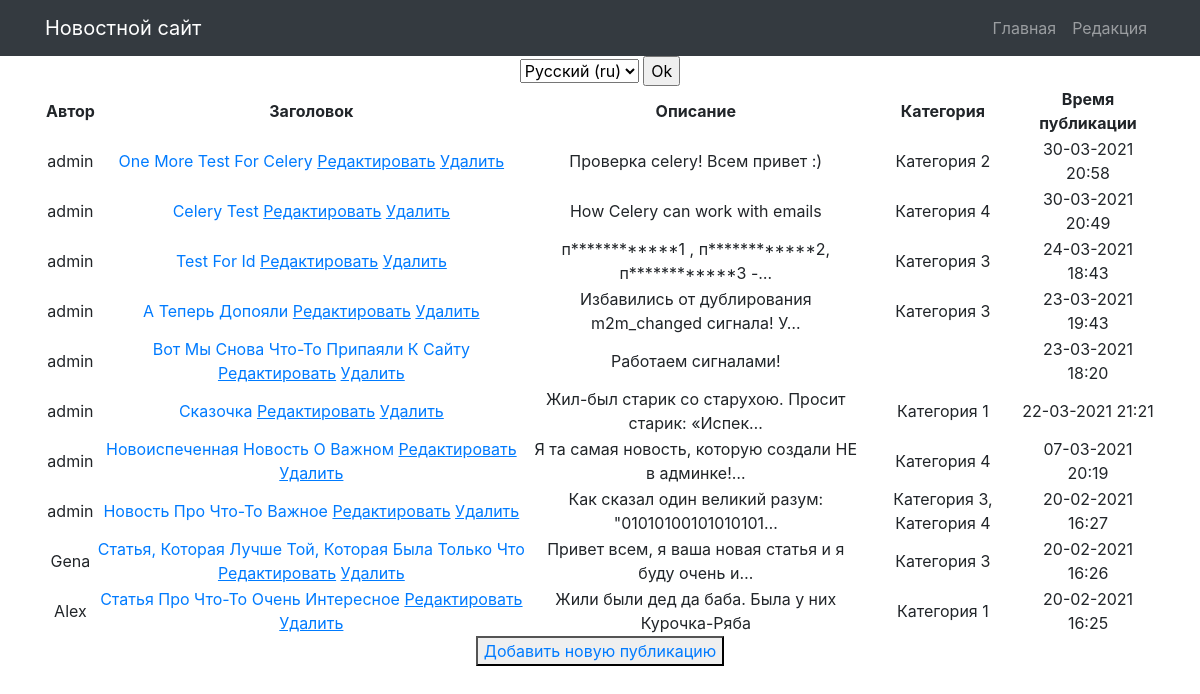
The app's page /full/ (signed in), older data.
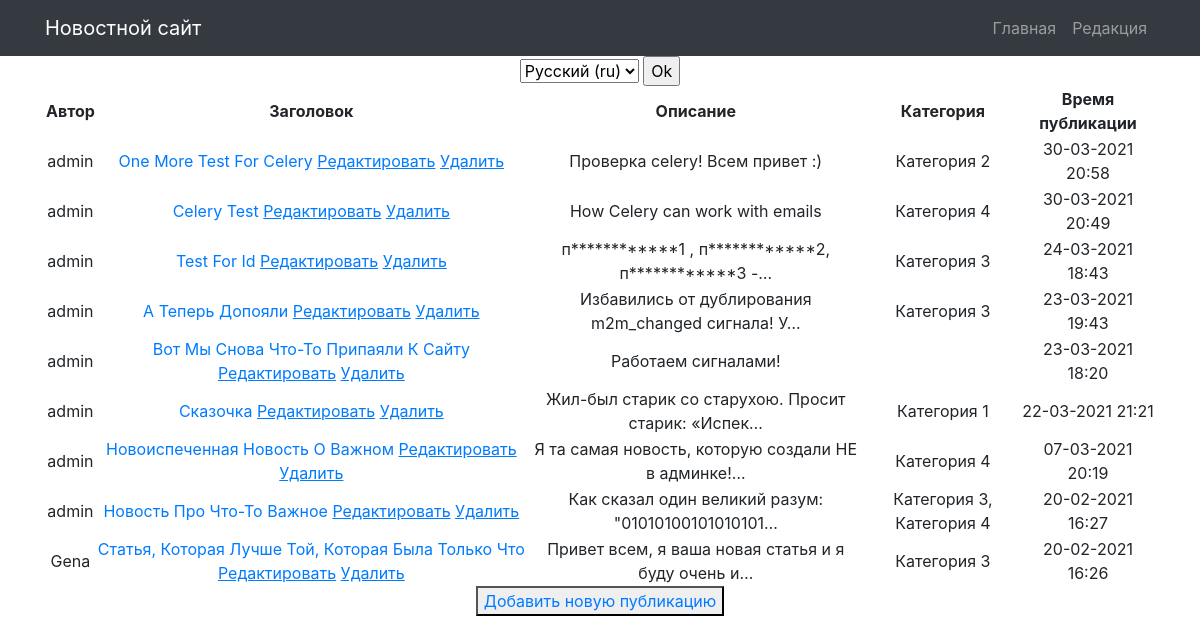
The same page, newer data.
### news/models.py (models this page shows, shortened)
class Post(models.Model):
    ARTICLE_TYPES = (
        ('news', 'Новости'), ('article', 'Статья')
    )
    article_author = models.ForeignKey(Author, on_delete=models.CASCADE, verbose_name=_('Автор статьи или новости'),
                                       related_name='posts')
    article_choice = models.CharField(max_length=50, choices=ARTICLE_TYPES)
    article_time_in = models.DateTimeField(auto_now_add=True, verbose_name=_('Дата создания'))
    article_category = models.ManyToManyField(Category, verbose_name=_('Категория публикации'))
    article_title = models.CharField(max_length=255, verbose_name=_('Название статьи или новости'))
    article_text = models.TextField(verbose_name=_('Основной текст статьи'))
    article_rating = models.IntegerField(default=0, verbose_name=_('Рейтинг публикации'))
    class Meta:
        verbose_name = _('Публикация')
        verbose_name_plural = _('Публикации')

class Author(models.Model):
    author_user = models.OneToOneField(User, on_delete=models.CASCADE, verbose_name=_('Автор'))
    author_rating = models.IntegerField(default=0, verbose_name=_('Рейтинг автора'))
    def __str__(self):
        return self.author_user.username
    class Meta:
        verbose_name = _('Автор')
        verbose_name_plural = _('Авторы')

class Category(models.Model):
    category_name = models.CharField(max_length=255, unique=True, verbose_name=_('Наименование категории'))
    category_subscriber = models.ManyToManyField(User, blank=True, verbose_name=_('Подписчик категории'))
    def __str__(self):
        return self.category_name
    class Meta:
        verbose_name = _('Категория')
        verbose_name_plural = _('Категории')

### news/views.py (the view)
# urls.py: path('full/', FullNews.as_view(), name='posts_full'),
class FullNews(LoginRequiredMixin, PermissionRequiredMixin, ListView):
    model = Post
    template_name = 'posts_full.html'
    context_object_name = 'posts'
    ordering = ['-article_time_in']
    permission_required = ('news.view_post',)
    def get_context_data(self, **kwargs) -> dict:
        context = super().get_context_data(**kwargs)
        context['filter'] = NewsFilter(self.request.GET, queryset=self.get_queryset())
        context['is_not_author'] = not self.request.user.groups.filter(name='authors').exists()
        return context

### news/templatetags/custom_filters_and_tags.py (called while the page is built)
@register.filter(name='censor')
@stringfilter
def censor(value):
    forbidden_words = ["плохое слово 1", "плохое слово 2", "плохое слово 3"]
    f_words = [word for word in forbidden_words if word in value]
    if f_words:
        new_value = value
        for f_word in f_words:
            new_value = new_value.replace(f_word, f_word[0] + '*' * (len(f_word)-2) + f_word[-1])
        return new_value
    else:
        return value

### Templates/posts_full.html (shortened to what this page needs)
{% extends 'default.html' %}
{% load static %}
{% load custom_filters_and_tags %}
{% load i18n %}
{% block content %}
{% include 'language_switch_form.html' %}
<table>
    <thead>
        <tr>
            <th>{% translate 'Автор'%}</th>
            <th>{% translate 'Заголовок'%}</th>
            <th>{% translate 'Описание'%}</th>
            <th>{% translate 'Категория'%}</th>
            <th>{% translate 'Время публикации'%}</th>
        </tr>
    </thead>
    <tbody>
    {% for post in filter.qs %}
        <tr class="{% cycle 'blue' 'white' %}">
            <td>{{ post.article_author }}</td>
            <td>
                <a href={% url 'post_detail' post.id %}>{{ post.article_title | title | censor }}</a>
                <a href={% url 'post_update' post.id %}><u>{% translate 'Редактировать'%}</u></a>
                <a href={% url 'post_delete' post.id %}><u>{% translate 'Удалить'%} </u></a>
            </td>
            <td>{{ post.article_text | censor | truncatechars:50}}</td>
            <td>{{ post.article_category.all | join:", " }}</td>
            <td>{{ post.article_time_in | date:"d-m-Y H:i" }}</td>
        </tr>
    {% endfor %}
    </tbody>
</table>
<button><a href={% url 'post_create' %}>{% translate 'Добавить новую публикацию'%}</a></button><br>
{% endblock content %}

Row changes from the older to the newer data that the page shows:
removed Post: article_author "Alex", article_title|censor "Статья Про Что-То Очень Интересное", article_text|censor "Жили были дед да баба. Была у них Курочка-Ряба", article_category.all "Категория 1", article_time_in "20-02-2021 16:25"
